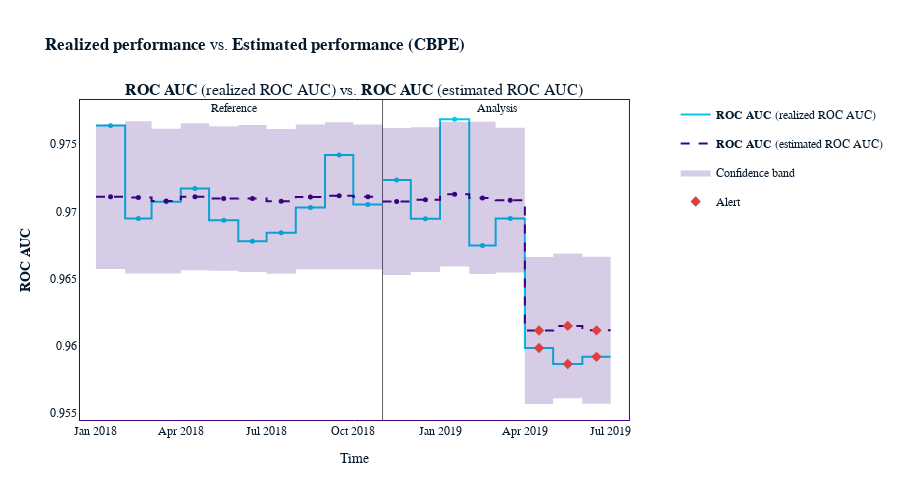

Source (notebook cell):
### Code cell
# Identify the months in which the estimated(expected) and realized(actual) accuracy of the model triggers alerts.

estimator = nml.CBPE(y_pred_proba='predicted_fraud_proba',
                    y_pred='predicted_fraud',
                    y_true='is_fraud',
                    timestamp_column_name='timestamp',
                    problem_type='classification_binary',
                    metrics=['roc_auc'],
                    chunk_period='m')

estimator.fit(reference)
estimated_results = estimator.estimate(analysis)


calculator = nml.PerformanceCalculator(y_pred_proba='predicted_fraud_proba',
                                        y_pred='predicted_fraud',
                                        y_true='is_fraud',
                                        timestamp_column_name='timestamp',
                                        problem_type='classification_binary',
                                        chunk_period='m',
                                        metrics=['roc_auc'])

calculator.fit(reference)
calculated_results = calculator.calculate(analysis)

filtered_results = calculated_results.compare(estimated_results)
filtered_results.plot().show()

### Figure 1 — Plotly figure (JSON) as saved in the notebook; plotly's stock layout.template omitted (floating-point values rounded to 4 significant figures)
{"data": [{"hoverinfo": "skip", "line": {"color": "#00c8e5", "shape": "hv", "width": 2}, "mode": "lines", "name": "<b>ROC AUC</b> (realized ROC AUC)", "showlegend": true, "type": "scatter", "x": ["2018-01-01T00:00:00", "2018-02-01T00:00:00", "2018-03-01T00:00:00", "2018-04-01T00:00:00", "2018-05-01T00:00:00", "2018-06-01T00:00:00", "2018-07-01T00:00:00", "2018-08-01T00:00:00", "2018-09-01T00:00:00", "2018-10-01T00:00:00", "2018-10-31T23:59:59.999999"], "xaxis": "x", "y": [0.9764, 0.9695, 0.9707, 0.9717, 0.9693, 0.9678, 0.9684, 0.9703, 0.9742, 0.9705, 0.9705], "yaxis": "y"}, {"customdata": [["<b>ROC AUC</b> (realized ROC AUC)", "<b style=\"color:#00c8e5;line-height:60px\">Reference</b>", "2018-01", "From <b>Jan-01-2018</b> to <b>Jan-31-2018</b>", 0.9764], ["<b>ROC AUC</b> (realized ROC AUC)", "<b style=\"color:#00c8e5;line-height:60px\">Reference</b>", "2018-02", "From <b>Feb-01-2018</b> to <b>Feb-28-2018</b>", 0.9695], ["<b>ROC AUC</b> (realized ROC AUC)", "<b style=\"color:#00c8e5;line-height:60px\">Reference</b>", "2018-03", "From <b>Mar-01-2018</b> to <b>Mar-31-2018</b>", 0.9707], ["<b>ROC AUC</b> (realized ROC AUC)", "<b style=\"color:#00c8e5;line-height:60px\">Reference</b>", "2018-04", "From <b>Apr-01-2018</b> to <b>Apr-30-2018</b>", 0.9717], ["<b>ROC AUC</b> (realized ROC AUC)", "<b style=\"color:#00c8e5;line-height:60px\">Reference</b>", "2018-05", "From <b>May-01-2018</b> to <b>May-31-2018</b>", 0.9693], ["<b>ROC AUC</b> (realized ROC AUC)", "<b style=\"color:#00c8e5;line-height:60px\">Reference</b>", "2018-06", "From <b>Jun-01-2018</b> to <b>Jun-30-2018</b>", 0.9678], ["<b>ROC AUC</b> (realized ROC AUC)", "<b style=\"color:#00c8e5;line-height:60px\">Reference</b>", "2018-07", "From <b>Jul-01-2018</b> to <b>Jul-31-2018</b>", 0.9684], ["<b>ROC AUC</b> (realized ROC AUC)", "<b style=\"color:#00c8e5;line-height:60px\">Reference</b>", "2018-08", "From <b>Aug-01-2018</b> to <b>Aug-31-2018</b>", 0.9703], ["<b>ROC AUC</b> (realized ROC AUC)", "<b style=\"color:#00c8e5;line-height:60px\">Reference</b>", "2018-09", "From <b>Sep-01-2018</b> to <b>Sep-30-2018</b>", 0.9742], ["<b>ROC AUC</b> (realized ROC AUC)", "<b style=\"color:#00c8e5;line-height:60px\">Reference</b>", "2018-10", "From <b>Oct-01-2018</b> to <b>Oct-31-2018</b>", 0.9705]], "hovertemplate": "%{customdata[1]}<br />Chunk: <b>%{customdata[2]}</b> &nbsp; &nbsp; %{customdata[3]} <br />%{customdata[0]}: <b>%{customdata[4]}</b><br /><extra></extra>", "marker": {"color": "#00c8e5", "size": 5, "symbol": "circle"}, "mode": "markers", "name": "<b>ROC AUC</b> (realized ROC AUC)", "showlegend": false, "type": "scatter", "x": ["2018-01-16T12:00:00", "2018-02-15T00:00:00", "2018-03-16T12:00:00", "2018-04-16T00:00:00", "2018-05-16T12:00:00", "2018-06-16T00:00:00", "2018-07-16T12:00:00", "2018-08-16T12:00:00", "2018-09-16T00:00:00", "2018-10-16T11:59:59.999999"], "xaxis": "x", "y": [0.9764, 0.9695, 0.9707, 0.9717, 0.9693, 0.9678, 0.9684, 0.9703, 0.9742, 0.9705, 0.9705], "yaxis": "y"}, {"hoverinfo": "skip", "line": {"color": "#3b0280", "dash": "dash", "shape": "hv", "width": 2}, "mode": "lines", "name": "<b>ROC AUC</b> (estimated ROC AUC)", "showlegend": true, "type": "scatter", "x": ["2018-01-01T00:00:00", "2018-02-01T00:00:00", "2018-03-01T00:00:00", "2018-04-01T00:00:00", "2018-05-01T00:00:00", "2018-06-01T00:00:00", "2018-07-01T00:00:00", "2018-08-01T00:00:00", "2018-09-01T00:00:00", "2018-10-01T00:00:00", "2018-10-31T23:59:59.999999"], "xaxis": "x", "y": [0.9711, 0.971, 0.9708, 0.9711, 0.9709, 0.971, 0.9707, 0.9711, 0.9712, 0.9711, 0.9711], "yaxis": "y"}, {"customdata": [["<b>ROC AUC</b>", "<b style=\"color:#3b0280;line-height:60px\">Reference</b>", "2018-01", "From <b>Jan-01-2018</b> to <b>Jan-31-2018</b>", 0.9711], ["<b>ROC AUC</b>", "<b style=\"color:#3b0280;line-height:60px\">Reference</b>", "2018-02", "From <b>Feb-01-2018</b> to <b>Feb-28-2018</b>", 0.971], ["<b>ROC AUC</b>", "<b style=\"color:#3b0280;line-height:60px\">Reference</b>", "2018-03", "From <b>Mar-01-2018</b> to <b>Mar-31-2018</b>", 0.9708], ["<b>ROC AUC</b>", "<b style=\"color:#3b0280;line-height:60px\">Reference</b>", "2018-04", "From <b>Apr-01-2018</b> to <b>Apr-30-2018</b>", 0.9711], ["<b>ROC AUC</b>", "<b style=\"color:#3b0280;line-height:60px\">Reference</b>", "2018-05", "From <b>May-01-2018</b> to <b>May-31-2018</b>", 0.9709], ["<b>ROC AUC</b>", "<b style=\"color:#3b0280;line-height:60px\">Reference</b>", "2018-06", "From <b>Jun-01-2018</b> to <b>Jun-30-2018</b>", 0.971], ["<b>ROC AUC</b>", "<b style=\"color:#3b0280;line-height:60px\">Reference</b>", "2018-07", "From <b>Jul-01-2018</b> to <b>Jul-31-2018</b>", 0.9707], ["<b>ROC AUC</b>", "<b style=\"color:#3b0280;line-height:60px\">Reference</b>", "2018-08", "From <b>Aug-01-2018</b> to <b>Aug-31-2018</b>", 0.9711], ["<b>ROC AUC</b>", "<b style=\"color:#3b0280;line-height:60px\">Reference</b>", "2018-09", "From <b>Sep-01-2018</b> to <b>Sep-30-2018</b>", 0.9712], ["<b>ROC AUC</b>", "<b style=\"color:#3b0280;line-height:60px\">Reference</b>", "2018-10", "From <b>Oct-01-2018</b> to <b>Oct-31-2018</b>", 0.9711]], "hovertemplate": "%{customdata[1]}<br />Chunk: <b>%{customdata[2]}</b> &nbsp; &nbsp; %{customdata[3]} <br />%{customdata[0]}: <b>%{customdata[4]}</b><br /><extra></extra>", "line": {"dash": "dash"}, "marker": {"color": "#3b0280", "size": 5, "symbol": "circle"}, "mode": "markers", "name": "<b>ROC AUC</b> (estimated ROC AUC)", "showlegend": false, "type": "scatter", "x": ["2018-01-16T12:00:00", "2018-02-15T00:00:00", "2018-03-16T12:00:00", "2018-04-16T00:00:00", "2018-05-16T12:00:00", "2018-06-16T00:00:00", "2018-07-16T12:00:00", "2018-08-16T12:00:00", "2018-09-16T00:00:00", "2018-10-16T11:59:59.999999"], "xaxis": "x", "y": [0.9711, 0.971, 0.9708, 0.9711, 0.9709, 0.971, 0.9707, 0.9711, 0.9712, 0.9711, 0.9711], "yaxis": "y"}, {"connectgaps": true, "hoverinfo": "skip", "line": {"color": "rgba(0,0,0,0)", "dash": "dash", "shape": "hv"}, "mode": "lines", "name": "Confidence band", "showlegend": false, "type": "scatter", "x": ["2018-01-01T00:00:00", "2018-02-01T00:00:00", "2018-03-01T00:00:00", "2018-04-01T00:00:00", "2018-05-01T00:00:00", "2018-06-01T00:00:00", "2018-07-01T00:00:00", "2018-08-01T00:00:00", "2018-09-01T00:00:00", "2018-10-01T00:00:00", "2018-10-31T23:59:59.999999"], "xaxis": "x", "y": [0.9765, 0.9767, 0.9761, 0.9765, 0.9763, 0.9764, 0.9761, 0.9764, 0.9766, 0.9764, 0.9764], "yaxis": "y"}, {"connectgaps": true, "fill": "tonexty", "fillcolor": "rgba(0.23137254901960785, 0.00784313725490196, 0.5019607843137255, 0.2)", "hoverinfo": "skip", "line": {"color": "rgba(0,0,0,0)", "dash": "dash", "shape": "hv"}, "mode": "lines", "name": "Confidence band", "showlegend": true, "type": "scatter", "x": ["2018-01-01T00:00:00", "2018-02-01T00:00:00", "2018-03-01T00:00:00", "2018-04-01T00:00:00", "2018-05-01T00:00:00", "2018-06-01T00:00:00", "2018-07-01T00:00:00", "2018-08-01T00:00:00", "2018-09-01T00:00:00", "2018-10-01T00:00:00", "2018-10-31T23:59:59.999999"], "xaxis": "x", "y": [0.9657, 0.9654, 0.9654, 0.9656, 0.9656, 0.9655, 0.9654, 0.9657, 0.9657, 0.9657, 0.9657], "yaxis": "y"}, {"hoverinfo": "skip", "line": {"color": "#00c8e5", "shape": "hv", "width": 2}, "mode": "lines", "name": "<b>ROC AUC</b> (realized ROC AUC)", "showlegend": false, "type": "scatter", "x": ["2018-11-01T00:00:00", "2018-12-01T00:00:00", "2019-01-01T00:00:00", "2019-02-01T00:00:00", "2019-03-01T00:00:00", "2019-04-01T00:00:00", "2019-05-01T00:00:00", "2019-06-01T00:00:00", "2019-06-30T23:59:59.999999"], "xaxis": "x", "y": [0.9723, 0.9695, 0.9769, 0.9675, 0.9695, 0.9598, 0.9587, 0.9592, 0.9592], "yaxis": "y"}, {"customdata": [["<b>ROC AUC</b> (realized ROC AUC)", "<b style=\"color:#00c8e5;line-height:60px\">Analysis</b>", "", "2018-11", "From <b>Nov-01-2018</b> to <b>Nov-30-2018</b>", 0.9723], ["<b>ROC AUC</b> (realized ROC AUC)", "<b style=\"color:#00c8e5;line-height:60px\">Analysis</b>", "", "2018-12", "From <b>Dec-01-2018</b> to <b>Dec-31-2018</b>", 0.9695], ["<b>ROC AUC</b> (realized ROC AUC)", "<b style=\"color:#00c8e5;line-height:60px\">Analysis</b>", "", "2019-01", "From <b>Jan-01-2019</b> to <b>Jan-31-2019</b>", 0.9769], ["<b>ROC AUC</b> (realized ROC AUC)", "<b style=\"color:#00c8e5;line-height:60px\">Analysis</b>", "", "2019-02", "From <b>Feb-01-2019</b> to <b>Feb-28-2019</b>", 0.9675], ["<b>ROC AUC</b> (realized ROC AUC)", "<b style=\"color:#00c8e5;line-height:60px\">Analysis</b>", "", "2019-03", "From <b>Mar-01-2019</b> to <b>Mar-31-2019</b>", 0.9695], ["<b>ROC AUC</b> (realized ROC AUC)", "<b style=\"color:#00c8e5;line-height:60px\">Analysis</b>", "<span style=\"color:#AD0000\">⚠ <b>Drift detected</b></span>", "2019-04", "From <b>Apr-01-2019</b> to <b>Apr-30-2019</b>", 0.9598], ["<b>ROC AUC</b> (realized ROC AUC)", "<b style=\"color:#00c8e5;line-height:60px\">Analysis</b>", "<span style=\"color:#AD0000\">⚠ <b>Drift detected</b></span>", "2019-05", "From <b>May-01-2019</b> to <b>May-31-2019</b>", 0.9587], ["<b>ROC AUC</b> (realized ROC AUC)", "<b style=\"color:#00c8e5;line-height:60px\">Analysis</b>", "<span style=\"color:#AD0000\">⚠ <b>Drift detected</b></span>", "2019-06", "From <b>Jun-01-2019</b> to <b>Jun-30-2019</b>", 0.9592]], "hovertemplate": "%{customdata[1]} &nbsp; &nbsp; %{customdata[2]} <br />Chunk: <b>%{customdata[3]}</b> &nbsp; &nbsp; %{customdata[4]} <br />%{customdata[0]}: <b>%{customdata[5]}</b><br /><extra></extra>", "marker": {"color": "#00c8e5", "size": 5, "symbol": "circle"}, "mode": "markers", "name": "<b>ROC AUC</b> (realized ROC AUC)", "showlegend": false, "type": "scatter", "x": ["2018-11-16T00:00:00", "2018-12-16T12:00:00", "2019-01-16T12:00:00", "2019-02-15T00:00:00", "2019-03-16T12:00:00", "2019-04-16T00:00:00", "2019-05-16T12:00:00", "2019-06-15T23:59:59.999999"], "xaxis": "x", "y": [0.9723, 0.9695, 0.9769, 0.9675, 0.9695, 0.9598, 0.9587, 0.9592, 0.9592], "yaxis": "y"}, {"hoverinfo": "skip", "line": {"color": "#3b0280", "dash": "dash", "shape": "hv", "width": 2}, "mode": "lines", "name": "<b>ROC AUC</b> (estimated ROC AUC)", "showlegend": false, "type": "scatter", "x": ["2018-11-01T00:00:00", "2018-12-01T00:00:00", "2019-01-01T00:00:00", "2019-02-01T00:00:00", "2019-03-01T00:00:00", "2019-04-01T00:00:00", "2019-05-01T00:00:00", "2019-06-01T00:00:00", "2019-06-30T23:59:59.999999"], "xaxis": "x", "y": [0.9707, 0.9709, 0.9713, 0.971, 0.9708, 0.9611, 0.9615, 0.9612, 0.9612], "yaxis": "y"}, {"customdata": [["<b>ROC AUC</b>", "<b style=\"color:#3b0280;line-height:60px\">Analysis</b>", "", "2018-11", "From <b>Nov-01-2018</b> to <b>Nov-30-2018</b>", 0.9707], ["<b>ROC AUC</b>", "<b style=\"color:#3b0280;line-height:60px\">Analysis</b>", "", "2018-12", "From <b>Dec-01-2018</b> to <b>Dec-31-2018</b>", 0.9709], ["<b>ROC AUC</b>", "<b style=\"color:#3b0280;line-height:60px\">Analysis</b>", "", "2019-01", "From <b>Jan-01-2019</b> to <b>Jan-31-2019</b>", 0.9713], ["<b>ROC AUC</b>", "<b style=\"color:#3b0280;line-height:60px\">Analysis</b>", "", "2019-02", "From <b>Feb-01-2019</b> to <b>Feb-28-2019</b>", 0.971], ["<b>ROC AUC</b>", "<b style=\"color:#3b0280;line-height:60px\">Analysis</b>", "", "2019-03", "From <b>Mar-01-2019</b> to <b>Mar-31-2019</b>", 0.9708], ["<b>ROC AUC</b>", "<b style=\"color:#3b0280;line-height:60px\">Analysis</b>", "<span style=\"color:#AD0000\">⚠ <b>Drift detected</b></span>", "2019-04", "From <b>Apr-01-2019</b> to <b>Apr-30-2019</b>", 0.9611], ["<b>ROC AUC</b>", "<b style=\"color:#3b0280;line-height:60px\">Analysis</b>", "<span style=\"color:#AD0000\">⚠ <b>Drift detected</b></span>", "2019-05", "From <b>May-01-2019</b> to <b>May-31-2019</b>", 0.9615], ["<b>ROC AUC</b>", "<b style=\"color:#3b0280;line-height:60px\">Analysis</b>", "<span style=\"color:#AD0000\">⚠ <b>Drift detected</b></span>", "2019-06", "From <b>Jun-01-2019</b> to <b>Jun-30-2019</b>", 0.9612]], "hovertemplate": "%{customdata[1]} &nbsp; &nbsp; %{customdata[2]} <br />Chunk: <b>%{customdata[3]}</b> &nbsp; &nbsp; %{customdata[4]} <br />%{customdata[0]}: <b>%{customdata[5]}</b><br /><extra></extra>", "line": {"dash": "dash"}, "marker": {"color": "#3b0280", "size": 5, "symbol": "circle"}, "mode": "markers", "name": "<b>ROC AUC</b> (estimated ROC AUC)", "showlegend": false, "type": "scatter", "x": ["2018-11-16T00:00:00", "2018-12-16T12:00:00", "2019-01-16T12:00:00", "2019-02-15T00:00:00", "2019-03-16T12:00:00", "2019-04-16T00:00:00", "2019-05-16T12:00:00", "2019-06-15T23:59:59.999999"], "xaxis": "x", "y": [0.9707, 0.9709, 0.9713, 0.971, 0.9708, 0.9611, 0.9615, 0.9612, 0.9612], "yaxis": "y"}, {"connectgaps": true, "hoverinfo": "skip", "line": {"color": "rgba(0,0,0,0)", "dash": "dash", "shape": "hv"}, "mode": "lines", "name": "Confidence band", "showlegend": false, "type": "scatter", "x": ["2018-11-01T00:00:00", "2018-12-01T00:00:00", "2019-01-01T00:00:00", "2019-02-01T00:00:00", "2019-03-01T00:00:00", "2019-04-01T00:00:00", "2019-05-01T00:00:00", "2019-06-01T00:00:00", "2019-06-30T23:59:59.999999"], "xaxis": "x", "y": [0.9762, 0.9762, 0.9766, 0.9766, 0.9762, 0.9666, 0.9669, 0.9666, 0.9666], "yaxis": "y"}, {"connectgaps": true, "fill": "tonexty", "fillcolor": "rgba(0.23137254901960785, 0.00784313725490196, 0.5019607843137255, 0.2)", "hoverinfo": "skip", "line": {"color": "rgba(0,0,0,0)", "dash": "dash", "shape": "hv"}, "mode": "lines", "name": "Confidence band", "showlegend": false, "type": "scatter", "x": ["2018-11-01T00:00:00", "2018-12-01T00:00:00", "2019-01-01T00:00:00", "2019-02-01T00:00:00", "2019-03-01T00:00:00", "2019-04-01T00:00:00", "2019-05-01T00:00:00", "2019-06-01T00:00:00", "2019-06-30T23:59:59.999999"], "xaxis": "x", "y": [0.9653, 0.9655, 0.9659, 0.9653, 0.9655, 0.9557, 0.9561, 0.9557, 0.9557], "yaxis": "y"}, {"hoverinfo": "skip", "legendgroup": "alert", "marker": {"color": "#DD4040", "size": 8, "symbol": "diamond"}, "mode": "markers", "name": "Alert", "showlegend": true, "type": "scatter", "x": ["2019-04-16T00:00:00", "2019-05-16T12:00:00", "2019-06-15T23:59:59.999999"], "xaxis": "x", "y": [0.9598, 0.9587, 0.9592], "yaxis": "y"}, {"hoverinfo": "skip", "legendgroup": "alert", "marker": {"color": "#DD4040", "size": 8, "symbol": "diamond"}, "mode": "markers", "name": "Alert", "showlegend": false, "type": "scatter", "x": ["2019-04-16T00:00:00", "2019-05-16T12:00:00", "2019-06-15T23:59:59.999999"], "xaxis": "x", "y": [0.9611, 0.9615, 0.9612], "yaxis": "y"}], "layout": {"annotations": [{"font": {"size": 16}, "showarrow": false, "text": "<b>ROC AUC</b> (realized ROC AUC) vs. <b>ROC AUC</b> (estimated ROC AUC)", "x": 0.47, "xanchor": "center", "xref": "paper", "y": 1, "yanchor": "bottom", "yref": "paper"}, {"showarrow": false, "text": "Reference", "x": "2018-05-17T00:00:00", "xshift": 10, "y": 1, "yref": "paper"}, {"showarrow": false, "text": "Analysis", "x": "2019-02-14T21:00:00", "xshift": 15, "y": 1, "yref": "paper"}], "height": 500, "hoverlabel": {"bgcolor": "white", "font": {"size": 14}}, "legend": {"itemclick": false, "itemdoubleclick": false, "traceorder": "grouped"}, "paper_bgcolor": "rgba(255,255,255,1)", "plot_bgcolor": "rgba(255,255,255,1)", "shapes": [{"layer": "below", "line": {"color": "#666666", "width": 1}, "type": "line", "x0": "2018-11-01T00:00:00", "x1": "2018-11-01T00:00:00", "xref": "x", "y0": 0, "y1": 1, "yref": "y domain"}], "title": {"text": "<b>Realized performance</b> vs. <b>Estimated performance (CBPE)</b>"}, "xaxis": {"anchor": "y", "domain": [0, 0.94], "linecolor": "#3b0280", "matches": "x", "mirror": true, "showgrid": false, "title": {"text": "Time"}, "zeroline": false}, "yaxis": {"anchor": "x", "domain": [0, 1], "linecolor": "#3b0280", "mirror": true, "showgrid": false, "title": {"text": "<b>ROC AUC</b>"}, "zeroline": false}, "yaxis2": {"anchor": "x", "linecolor": "#3b0280", "mirror": true, "overlaying": "y", "showgrid": false, "side": "right", "title": {"text": "Comparison"}, "zeroline": false}}}
